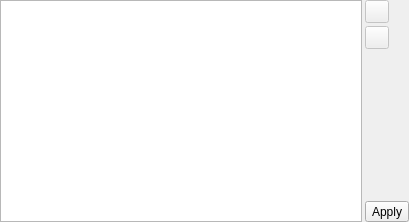
<?xml version="1.0" encoding="UTF-8"?>
<ui version="4.0">
 <class>Form</class>
 <widget class="QWidget" name="Form">
  <property name="geometry">
   <rect>
    <x>0</x>
    <y>0</y>
    <width>409</width>
    <height>222</height>
   </rect>
  </property>
  <property name="windowTitle">
   <string>Set Editor</string>
  </property>
  <layout class="QHBoxLayout" name="horizontalLayout">
   <property name="spacing">
    <number>3</number>
   </property>
   <property name="margin">
    <number>0</number>
   </property>
   <item>
    <widget class="QTableWidget" name="table">
     <attribute name="horizontalHeaderVisible">
      <bool>false</bool>
     </attribute>
     <attribute name="horizontalHeaderStretchLastSection">
      <bool>true</bool>
     </attribute>
     <attribute name="verticalHeaderVisible">
      <bool>false</bool>
     </attribute>
     <column>
      <property name="text">
       <string>Value</string>
      </property>
     </column>
    </widget>
   </item>
   <item>
    <widget class="QWidget" name="widget" native="true">
     <layout class="QVBoxLayout" name="verticalLayout">
      <property name="spacing">
       <number>3</number>
      </property>
      <property name="margin">
       <number>0</number>
      </property>
      <item>
       <widget class="QToolButton" name="add_button">
        <property name="enabled">
         <bool>false</bool>
        </property>
        <property name="toolTip">
         <string>Not implemented!</string>
        </property>
        <property name="icon">
         <iconset theme="list-add">
          <normaloff/>
         </iconset>
        </property>
       </widget>
      </item>
      <item>
       <widget class="QToolButton" name="toolButton">
        <property name="enabled">
         <bool>false</bool>
        </property>
        <property name="toolTip">
         <string>Not implemented!</string>
        </property>
        <property name="icon">
         <iconset theme="list-remove">
          <normaloff/>
         </iconset>
        </property>
       </widget>
      </item>
      <item>
       <spacer name="verticalSpacer">
        <property name="orientation">
         <enum>Qt::Vertical</enum>
        </property>
        <property name="sizeHint" stdset="0">
         <size>
          <width>20</width>
          <height>40</height>
         </size>
        </property>
       </spacer>
      </item>
      <item>
       <widget class="QToolButton" name="apply_button">
        <property name="toolTip">
         <string>Apply</string>
        </property>
        <property name="text">
         <string>Apply</string>
        </property>
        <property name="icon">
         <iconset theme="document-save">
          <normaloff>../../</normaloff>../../</iconset>
        </property>
       </widget>
      </item>
     </layout>
    </widget>
   </item>
  </layout>
 </widget>
 <resources/>
 <connections/>
</ui>
